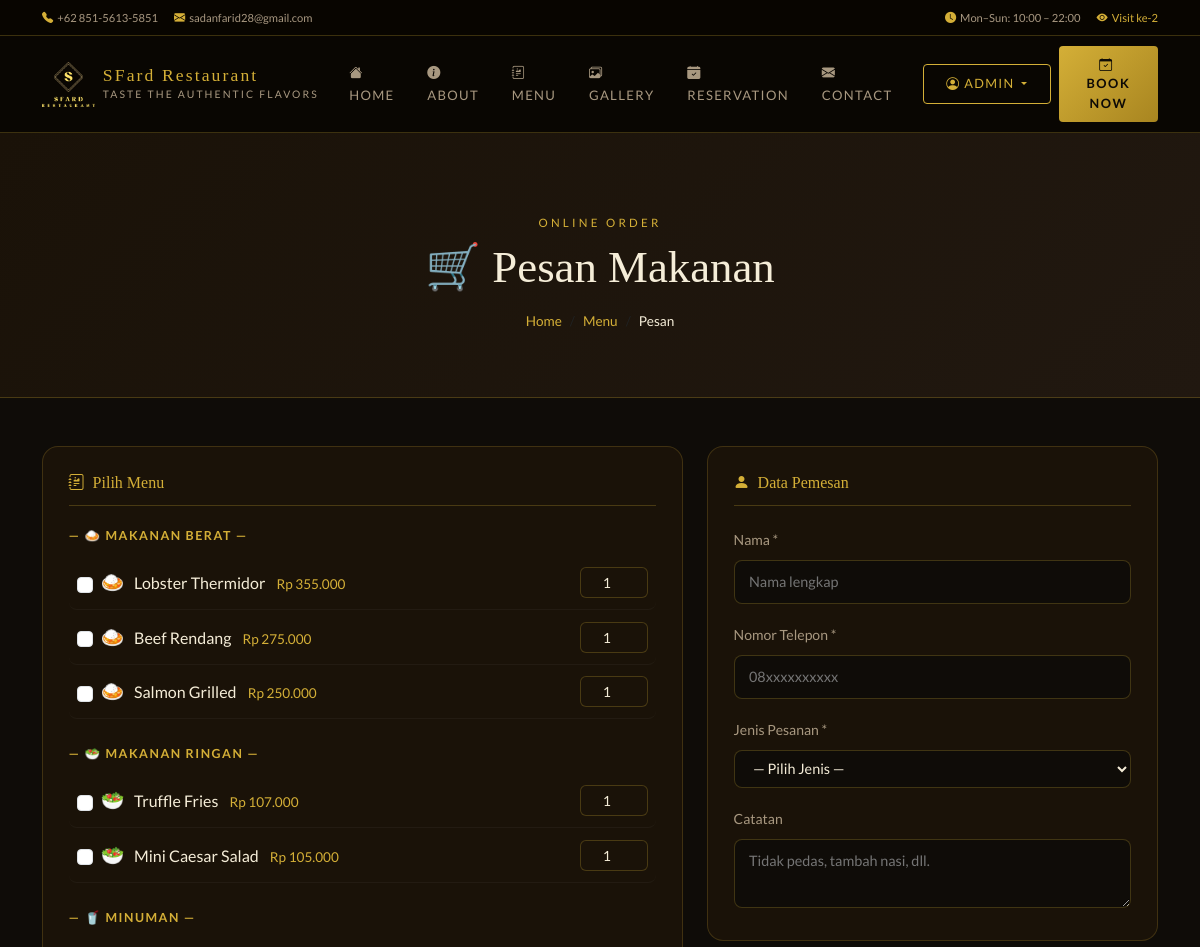
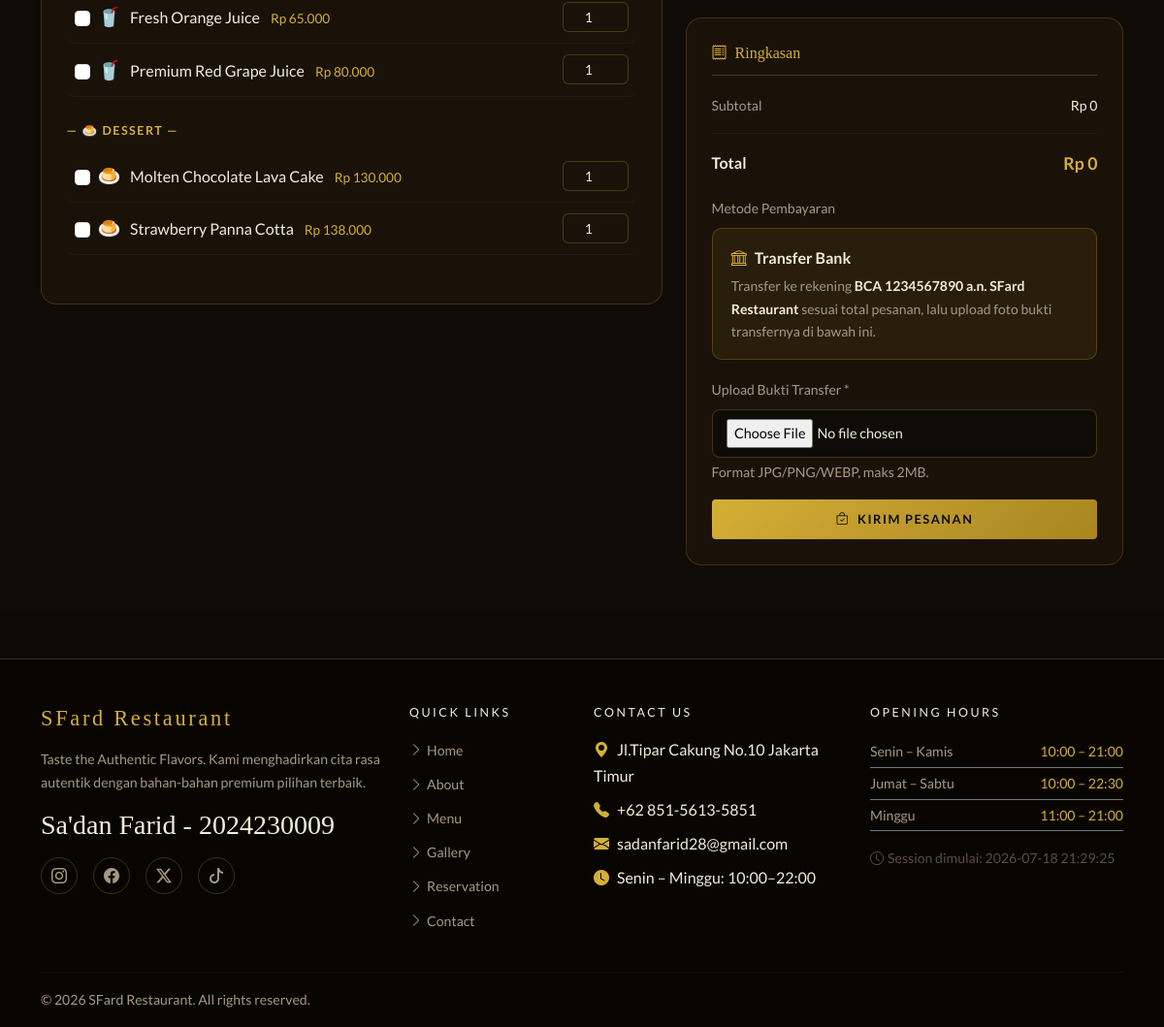
The app's page /pesan.php (signed in) with its own data (2 pictures, top to bottom).
### tables this page shows
CREATE TABLE menu_items (
    id INT AUTO_INCREMENT PRIMARY KEY,
    category_id INT NOT NULL,
    name VARCHAR(100) NOT NULL,
    description TEXT,
    price DECIMAL(10,2) NOT NULL,
    image VARCHAR(255),
    badge VARCHAR(50) DEFAULT '',
    rating DECIMAL(2,1) DEFAULT 5.0,
    is_spicy TINYINT(1) DEFAULT 0,
    is_veg TINYINT(1) DEFAULT 0,
    is_available TINYINT(1) DEFAULT 1,
    created_at TIMESTAMP DEFAULT CURRENT_TIMESTAMP,
    FOREIGN KEY (category_id) REFERENCES categories(id) ON DELETE CASCADE
);

### includes/classes/Database.php (called while the page is built, shortened)
<?php
class Database
{
    public function __construct()
    {
        $host   = "localhost";
        $dbuser = "root";
        $dbpass = "";
        $dbname = "sfardresto_db";
        $this->conn = mysqli_connect($host, $dbuser, $dbpass, $dbname);
    }
}

### includes/classes/MenuModel.php (called while the page is built, shortened)
<?php
class MenuModel extends Database
{
    public function getAvailable()
    {
        return mysqli_query($this->conn, "SELECT m.*, c.slug AS kategori_slug, c.name AS kategori_nama
            FROM menu_items m JOIN categories c ON m.category_id = c.id
            WHERE m.is_available = 1 ORDER BY m.id ASC");
    }
}

### pesan.php (the view, shortened to what this page needs)
<?php
include 'includes/header.php';
$menuModel  = new MenuModel();
$icon_kategori = [
    'makanan_berat'  => '🍛',
    'makanan_ringan' => '🥗',
    'minuman'        => '🥤',
    'dessert'        => '🍮',
];
$data_menu = [];
$menuQuery = $menuModel->getAvailable();
while ($row = mysqli_fetch_assoc($menuQuery)) {
    $data_menu[(int)$row['id']] = [
        'nama'     => $row['name'],
        'harga'    => (float) $row['price'],
        'kategori' => $row['kategori_nama'],
        'icon'     => $icon_kategori[$row['kategori_slug']] ?? '🍽️',
    ];
}
$id_preselect = isset($_GET['id']) ? (int)$_GET['id'] : 0;
function formatRupiah($angka) {
    return "Rp " . number_format($angka, 0, ',', '.');
}
$menu_per_kat = [];
foreach ($data_menu as $id => $item) {
    $menu_per_kat[$item['kategori']][$id] = $item;
}
?>
<div class="page-banner">
    <div class="container">
        <div class="section-label">Online Order</div>
        <h1 class="section-title">🛒 Pesan Makanan</h1>
        <nav aria-label="breadcrumb">
            <ol class="breadcrumb justify-content-center">
                <li class="breadcrumb-item"><a href="index.php">Home</a></li>
                <li class="breadcrumb-item"><a href="menu.php">Menu</a></li>
                <li class="breadcrumb-item active">Pesan</li>
            </ol>
        </nav>
    </div>
</div>
<section class="py-5" style="background:#0f0c08;">
<div class="container">
    <form method="POST" action="pesan.php" enctype="multipart/form-data">
    <div class="row g-4">
        <div class="col-lg-7">
            <div class="pesan-card">
                <h5 class="pesan-card-title"><i class="bi bi-journal-richtext me-2"></i>Pilih Menu</h5>
                <?php foreach ($menu_per_kat as $kategori => $items): ?>
                <div class="mb-4">
                    <div class="pesan-kat-label">— <?= $kategori ?> —</div>
                    <?php foreach ($items as $id => $item): ?>
                    <div class="pesan-menu-row">
                        <input type="checkbox" class="form-check-input menu-checkbox me-2"
                               name="item_ids[]" value="<?= $id ?>" id="m<?= $id ?>"
                               data-price="<?= $item['harga'] ?>"
                               <?= ($id_preselect === $id) ? 'checked' : '' ?>>
                        <label for="m<?= $id ?>" class="flex-grow-1" style="cursor:pointer;">
                            <span style="font-size:1.2rem;"><?= $item['icon'] ?></span>
                            <span style="color:var(--text-main);margin-left:.4rem;"><?= $item['nama'] ?></span>
                            <span style="color:var(--gold);font-size:.85rem;margin-left:.5rem;"><?= formatRupiah($item['harga']) ?></span>
                        </label>
                        <input type="number" name="quantities[]" class="qty-input form-control form-control-sm"
                               value="1" min="1" max="10" style="width:68px;background:#1A1208;color:var(--text-main);border:1px solid var(--border-gold);border-radius:6px;text-align:center;">
                    </div>
                    <?php endforeach; ?>
                </div>
                <?php endforeach; ?>
            </div>
        </div>
        <div class="col-lg-5">
            <div class="pesan-card mb-4">
                <h5 class="pesan-card-title"><i class="bi bi-person-fill me-2"></i>Data Pemesan</h5>
                <div class="mb-3">
                    <label class="form-label small" style="color:var(--text-muted)">Nama *</label>
                    <input type="text" name="nama_pemesan" class="pesan-input"
                           value="<?= htmlspecialchars($_COOKIE['sfard_nama'] ?? '') ?>"
                           placeholder="Nama lengkap" required>
                </div>
                <div class="mb-3">
                    <label class="form-label small" style="color:var(--text-muted)">Nomor Telepon *</label>
                    <input type="tel" name="telepon" class="pesan-input" placeholder="08xxxxxxxxxx" required>
                </div>
                <div class="mb-3">
                    <label class="form-label small" style="color:var(--text-muted)">Jenis Pesanan *</label>
                    <select name="jenis" class="pesan-input" id="jenisPesanan" required>
                        <option value="">— Pilih Jenis —</option>
                    </select>
                </div>
                <div class="mb-0">
                    <label class="form-label small" style="color:var(--text-muted)">Catatan</label>
                    <textarea name="catatan" class="pesan-input" rows="2" placeholder="Tidak pedas, tambah nasi, dll."></textarea>
                </div>
            </div>
            <div class="pesan-card">
                <h5 class="pesan-card-title"><i class="bi bi-receipt me-2"></i>Ringkasan</h5>
                <div class="d-flex justify-content-between mb-2 small">
                    <span style="color:var(--text-muted)">Subtotal</span>
                    <span id="subtotalDisplay" style="color:var(--text-main)">Rp 0</span>
                </div>
                <hr style="border-color:var(--border-gold);">
                <div class="d-flex justify-content-between">
                    <strong style="color:var(--text-main)">Total</strong>
                    <strong id="totalDisplay" style="color:var(--gold);font-size:1.1rem;">Rp 0</strong>
                </div>
                <div class="mt-3 mb-1">
                    <label class="form-label small" style="color:var(--text-muted)">Metode Pembayaran</label>
                    <div class="payment-info-box mb-3">
                        <p class="mb-1"><i class="bi bi-bank me-2 text-gold"></i><strong>Transfer Bank</strong></p>
                        <p class="small mb-0" style="color:var(--text-muted)">
                            Transfer ke rekening <strong style="color:var(--text-main)">BCA 1234567890 a.n. SFard Restaurant</strong>
                            sesuai total pesanan, lalu upload foto bukti transfernya di bawah ini.
                        </p>
                    </div>
                    <label class="form-label small" style="color:var(--text-muted)">Upload Bukti Transfer *</label>
                    <input type="file" name="bukti_transfer" class="pesan-input" accept="image/png, image/jpeg, image/webp" required>
                    <small style="color:var(--text-muted)">Format JPG/PNG/WEBP, maks 2MB.</small>
                </div>
                <button type="submit" class="btn-gold w-100 mt-3" style="width:100%;text-align:center;display:block;">
                    <i class="bi bi-bag-check me-2"></i>Kirim Pesanan
                </button>
            </div>
        </div>
    </div>
    </form>
</div>
</section>
<?php include 'includes/footer.php'; ?>

### assets/css/style.css (style rules this page uses)
:root { --gold: #D4AF37; --gold-light: #F0D060; --gold-dark: #A88520; --dark-bg: #0D0A06; --dark-card: #1A1208; --dark-mid: #211810; --dark-nav: rgba(10, 7, 3, 0.96); --text-main: #F5EDD8; --text-muted: #A89880; --border-gold: rgba(212, 175, 55, 0.25); --ff-display: 'Cinzel', serif; --ff-heading: 'Playfair Display', serif; --ff-body: 'Lato', sans-serif; --radius: 4px; --shadow: 0 8px 32px rgba(0,0,0,0.5); }
* { box-sizing: border-box; }
html { scroll-behavior: smooth; }
body { background: var(--dark-bg); color: var(--text-main); font-family: var(--ff-body); line-height: 1.7; overflow-x: hidden; }
h1, h2, h3 { font-family: var(--ff-heading); }
.text-gold { color: var(--gold) !important; }
.btn-gold { background: linear-gradient(135deg, var(--gold), var(--gold-dark)); color: #0D0A06; font-family: var(--ff-body); font-weight: 700; font-size: 0.8rem; letter-spacing: 0.12em; text-transform: uppercase; border: none; padding: 0.6rem 1.4rem; border-radius: var(--radius); transition: all 0.3s; text-decoration: none; display: inline-block; }
.section-label { font-size: 0.72rem; letter-spacing: 0.28em; text-transform: uppercase; color: var(--gold); margin-bottom: 0.5rem; }
.section-title { font-family: var(--ff-heading); font-size: clamp(1.8rem, 4vw, 2.8rem); color: var(--text-main); margin-bottom: 1rem; }
.page-banner { background: linear-gradient(135deg, var(--dark-card), var(--dark-mid)); border-bottom: 1px solid var(--border-gold); padding: 5rem 0 3rem; text-align: center; }
.page-banner .breadcrumb-item a { color: var(--gold); text-decoration: none; }
.page-banner .breadcrumb-item { color: var(--text-muted); font-size: 0.85rem; }
.page-banner .breadcrumb-item.active { color: var(--text-main); }

### pesan.php (style rules this page uses)
.pesan-card { background: #1A1208; border: 1px solid rgba(212,175,55,.2); border-radius: 16px; padding: 1.6rem; }
.pesan-card-title { font-family: var(--ff-heading); color: var(--gold); font-size: 1rem; margin-bottom: 1.2rem; padding-bottom: .8rem; border-bottom: 1px solid var(--border-gold); }
.pesan-kat-label { color: var(--gold); font-size: .78rem; font-weight: 700; text-transform: uppercase; letter-spacing: .12em; margin-bottom: .6rem; }
.pesan-menu-row { display: flex; align-items: center; padding: .65rem .5rem; border-radius: 8px; border-bottom: 1px solid rgba(255,255,255,.04); transition: background .15s; }
.pesan-input { width: 100%; background: #0f0c08; color: var(--text-main); border: 1px solid rgba(212,175,55,.25); border-radius: 8px; padding: .55rem .9rem; font-family: var(--ff-body); font-size: .9rem; outline: none; transition: border-color .2s; }
.pesan-input option { background: #1A1208; }
.payment-info-box { background: rgba(212,175,55,.08); border: 1px solid var(--border-gold); border-radius: 10px; padding: 1rem 1.2rem; }

### records on screen
menu_items: icon "🍛", name "Lobster Thermidor", harga "Rp 355.000"
menu_items: icon "🍛", name "Beef Rendang", harga "Rp 275.000"
menu_items: icon "🍛", name "Salmon Grilled", harga "Rp 250.000"
menu_items: icon "🥗", name "Truffle Fries", harga "Rp 107.000"
menu_items: icon "🥗", name "Mini Caesar Salad", harga "Rp 105.000"
menu_items: icon "🥤", name "Fresh Orange Juice", harga "Rp 65.000"
menu_items: icon "🥤", name "Premium Red Grape Juice", harga "Rp 80.000"
menu_items: icon "🍮", name "Molten Chocolate Lava Cake", harga "Rp 130.000"
menu_items: icon "🍮", name "Strawberry Panna Cotta", harga "Rp 138.000"

### other values on screen
$restaurant_phone "+62 851-5613-5851"
$restaurant_email "sadanfarid28@gmail.com"
$visitor_count "2"
$restaurant_name "SFard Restaurant"
$restaurant_tagline "TASTE THE AUTHENTIC FLAVORS"
$item['label'] "HOME"
$item['label'] "ABOUT"
$item['label'] "MENU"
$item['label'] "GALLERY"
$item['label'] "RESERVATION"
$item['label'] "CONTACT"
$_SESSION['username'] "ADMIN"
$kategori "🍛 MAKANAN BERAT"
$kategori "🥗 MAKANAN RINGAN"
$kategori "🥤 MINUMAN"
